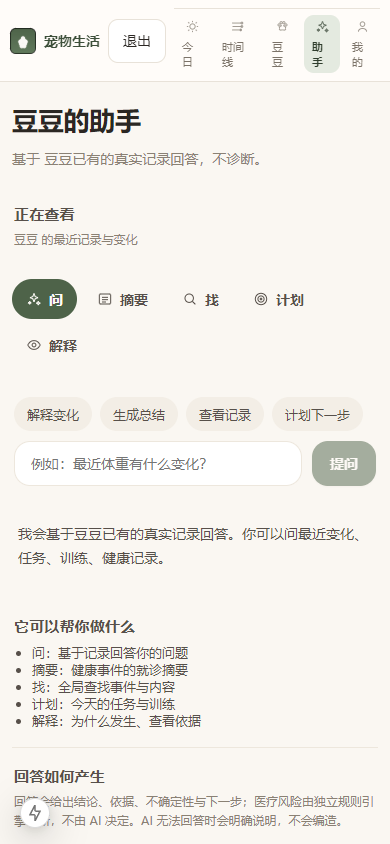
#> input picture artifacts/blind-ui/web/assistant/screenshot.png, 390 x 844 px, found by its file name
$ python contact_sheets_r4_2.py
#> lines starting #> are read from the running program, lines starting #| are printed output that depends on the picture
"""contact_sheets_r4_2 — build R4.2 human-review contact sheets (PIL montage).

Deterministic image composition only; the agent never judges these images.

Integrity rules (R4.2 Phase J):
  - REQUIRED images must exist: a missing required source raises FileNotFoundError
    (the script FAILS — no silent grey placeholder ever).
  - OPTIONAL images may be absent but render as a labelled
    "MISSING OPTIONAL EVIDENCE" tile (never a plain grey box).
  - Display labels come from CLI --labels key=value pairs (never hard-coded
    owner content in this source).
  - Android sheets are REQUIRED sources: run with the default flow to generate
    everything; if the Android R4.2 runtime captures were not produced (e.g.
    emulator EXTERNAL_BLOCKED), the Android sheets FAIL loudly instead of being
    fabricated. The web sheets and turntables still render from real web
    RUNTIME camera-preset captures (capture-web-turntable.mjs).

Outputs (artifacts/r2p3d-r4-2/contact-sheets/):
  PLI_R4_2_WEB_HEROES.png
  PLI_R4_2_ANDROID_HEROES.png            (requires valid android captures)
  PLI_R4_1_VS_R4_2_WEB_HEROES.png
  PLI_R4_1_VS_R4_2_ANDROID_HEROES.png    (requires valid android captures)
  PLI_R3_VS_R4_VS_R4_1_VS_R4_2_{today,pet,lifeview,twinreview}.png
  TWIN_TURNTABLE_DOU_DOU_R4_2.png        (5 angles, web runtime camera presets)
  TWIN_TURNTABLE_MIMI_R4_2.png           (5 angles, web runtime camera presets)
  manifest.json                          (sources: path + sha256 + dimensions)

Usage:
  .venv\\Scripts\\python.exe scripts/r2p3d-r4-2/contact_sheets_r4_2.py \\
      --labels doudou=DOG-DEMO mimi=CAT-DEMO
"""
from __future__ import annotations

import argparse
import hashlib
import json
import sys
from datetime import datetime, timezone
from pathlib import Path

from PIL import Image, ImageDraw

ROOT = Path(__file__).resolve().parents[2]
R3 = ROOT / "artifacts/r2p3d-r3/web"
R4 = ROOT / "artifacts/r2p3d-r4/web"
R41_WEB = ROOT / "artifacts/r2p3d-r4-1/web"
R41_AND = ROOT / "artifacts/r2p3d-r4-1/android"
R42_WEB = ROOT / "artifacts/r2p3d-r4-2/web"
R42_AND = ROOT / "artifacts/r2p3d-r4-2/android"
TT = ROOT / "artifacts/r2p3d-r4-2/web/turntable"
OUT = ROOT / "artifacts/r2p3d-r4-2/contact-sheets"

THUMB = (270, 585)
LABEL_H = 26
WARN = (150, 120, 90)


def _label(draw: ImageDraw.ImageDraw, x: int, y: int, w: int, text: str) -> None:
    draw.rectangle([x, y, x + w, y + LABEL_H], fill=(255, 255, 255))
    draw.text((x + 8, y + 5), text, fill=(40, 38, 34))


def _tile(label: str, path: Path, required: bool) -> Image.Image:
    """Load one tile; REQUIRED missing -> raise; OPTIONAL missing -> labelled tile."""
    if not path.exists():
        if required:
            raise FileNotFoundError(f"REQUIRED evidence missing: {path}")
        img = Image.new("RGB", THUMB, WARN)
        d = ImageDraw.Draw(img)
        d.text((12, THUMB[1] // 2 - 8), "MISSING OPTIONAL EVIDENCE", fill=(255, 255, 255))
        d.text((12, THUMB[1] // 2 + 10), str(path.name), fill=(255, 255, 255))
        return img
    img = Image.open(path).convert("RGB").resize(THUMB, Image.LANCZOS)
    return img


def _sheet(title: str, items: list[tuple[str, Path, bool]], dest: Path, cols: int = 4) -> dict:
    rows = (len(items) + cols - 1) // cols
    w = cols * THUMB[0]
    h = rows * (THUMB[1] + LABEL_H) + 48
    canvas = Image.new("RGB", (w, h), (242, 240, 235))
    draw = ImageDraw.Draw(canvas)
    draw.text((12, 10), title, fill=(40, 38, 34))
    for i, (name, path, required) in enumerate(items):
        col, row = i % cols, i // cols
        x = col * THUMB[0]
        y = 48 + row * (THUMB[1] + LABEL_H)
        canvas.paste(_tile(name, path, required), (x, y))
        _label(draw, x, y + THUMB[1], THUMB[0], name)
    OUT.mkdir(parents=True, exist_ok=True)
    canvas.save(dest)
    sources = [{"label": n, "path": str(p), "required": r} for n, p, r in items]
    print(f"wrote {dest.name} ({canvas.size[0]}x{canvas.size[1]})")
    return {"sheet": dest.name, "sources": sources}


def _two_column(tag_a: str, base_a: Path, tag_b: str, base_b: Path, hero: list[str], dest: Path, file_names: bool) -> dict:
    """Two-column comparison (A | B) per hero row."""
    rows = len(hero)
    w = 2 * THUMB[0]
    h = rows * (THUMB[1] + LABEL_H) + 48
    canvas = Image.new("RGB", (w, h), (242, 240, 235))
    draw = ImageDraw.Draw(canvas)
    srcs: list[dict] = []
    for i, hname in enumerate(hero):
        y = 48 + i * (THUMB[1] + LABEL_H)
        for col, (tag, base) in enumerate(((tag_a, base_a), (tag_b, base_b))):
            p = base / hname / (f"{hname}.png" if file_names else "screenshot.png")
            canvas.paste(_tile(f"{tag} {hname}", p, True), (col * THUMB[0], y))
            _label(draw, col * THUMB[0], y + THUMB[1], THUMB[0], f"{tag} {hname}")
            srcs.append({"label": f"{tag} {hname}", "path": str(p), "required": True})
    OUT.mkdir(parents=True, exist_ok=True)
    canvas.save(dest)
    print(f"wrote {dest.name}")
    return {"sheet": dest.name, "sources": srcs}


def _sha256(path: Path) -> str:
    return hashlib.sha256(path.read_bytes()).hexdigest()


def _manifest_entry(sheet: str, sources: list[dict]) -> dict:
    out: dict = {"sheet": sheet, "timestamp": datetime.now(timezone.utc).isoformat(), "sources": []}
    for s in sources:
        p = Path(s["path"])
        if p.exists():
            with Image.open(p) as im:
                dims = {"width": im.width, "height": im.height}
            out["sources"].append(
                {"label": s["label"], "path": str(p), "sha256": _sha256(p), "dimensions": dims, "required": s["required"]}
            )
        else:
            out["sources"].append(
                {"label": s["label"], "path": str(p), "sha256": None, "dimensions": None, "required": s["required"], "status": "missing"}
            )
    return out


def main() -> int:
    ap = argparse.ArgumentParser()
    ap.add_argument("--labels", nargs="*", default=[], help="key=value display labels (never hard-coded here)")
    ap.add_argument("--skip-android", action="store_true", help="do not require Android captures (mark EXTERNAL_BLOCKED)")
    args = ap.parse_args()
    labels = {k: v for k, v in (kv.split("=", 1) for kv in args.labels if "=" in kv)}
    dog = labels.get("doudou", "dog-demo")
    cat = labels.get("mimi", "cat-demo")
    hero = ["today", "pet", "lifeview", "twinreview"]

    entries: list[dict] = []

    # --- R4.2 web heroes (required) ---
    web_heroes = [(h, R42_WEB / h / "screenshot.png", True) for h in hero]
    entries.append(_sheet(f"PLI R4.2 — Web Heroes ({dog}, HIGH_FIDELITY_SKINNED)", web_heroes, OUT / "PLI_R4_2_WEB_HEROES.png"))
#> in _sheet, `canvas = Image.new("RGB", (w, h), (242, 240, 235))`:
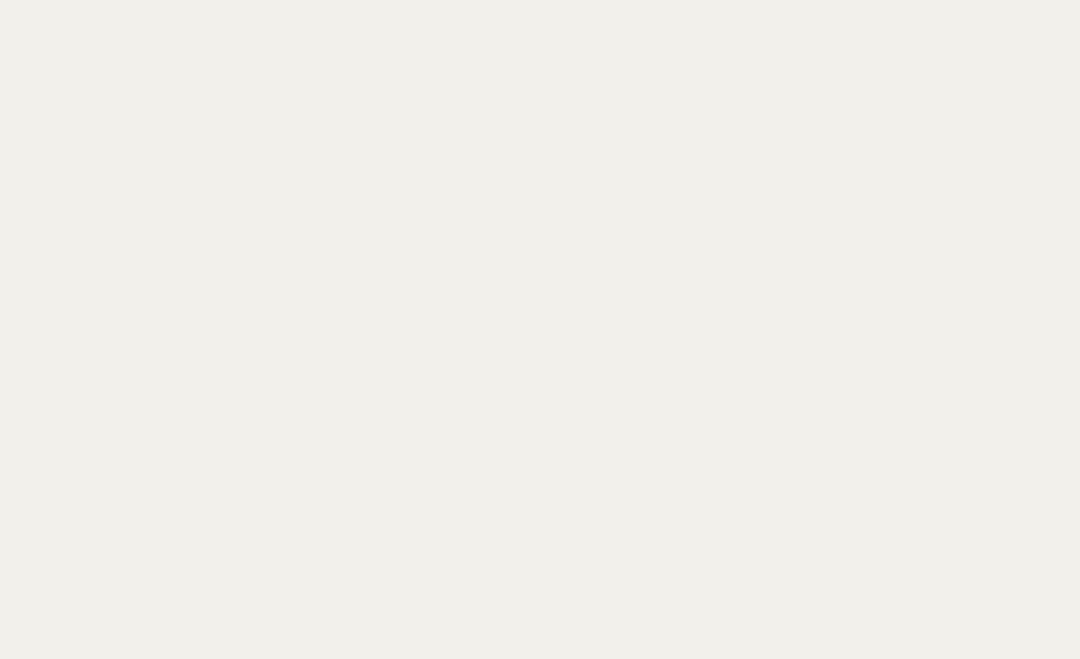
#> canvas: PIL image 1080x659 RGB; mean R, G, B 242, 240, 235
#> in _tile, `img = Image.open(path).convert("RGB").resize(THUMB, Image.LANCZOS)`:
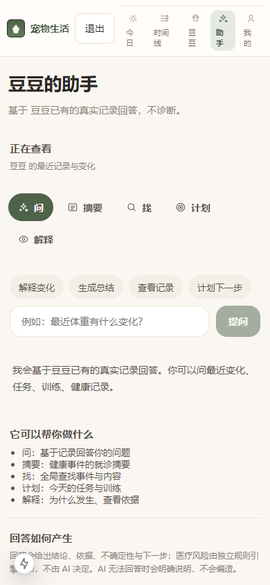
#> img: PIL image 270x585 RGB; mean R, G, B 240.8, 238.2, 233.2
#> in _sheet, `canvas.paste(_tile(name, path, required), (x, y))`:
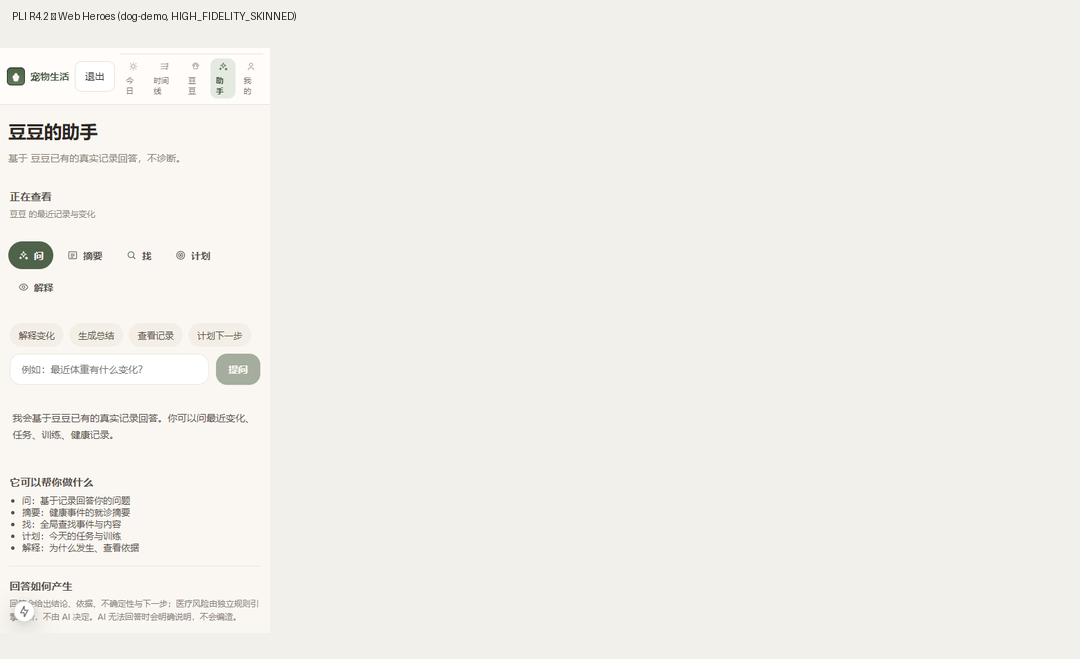
#> canvas: PIL image 1080x659 RGB; mean R, G, B 241.6, 239.4, 234.4
#> in _sheet, `canvas.save(dest)`:
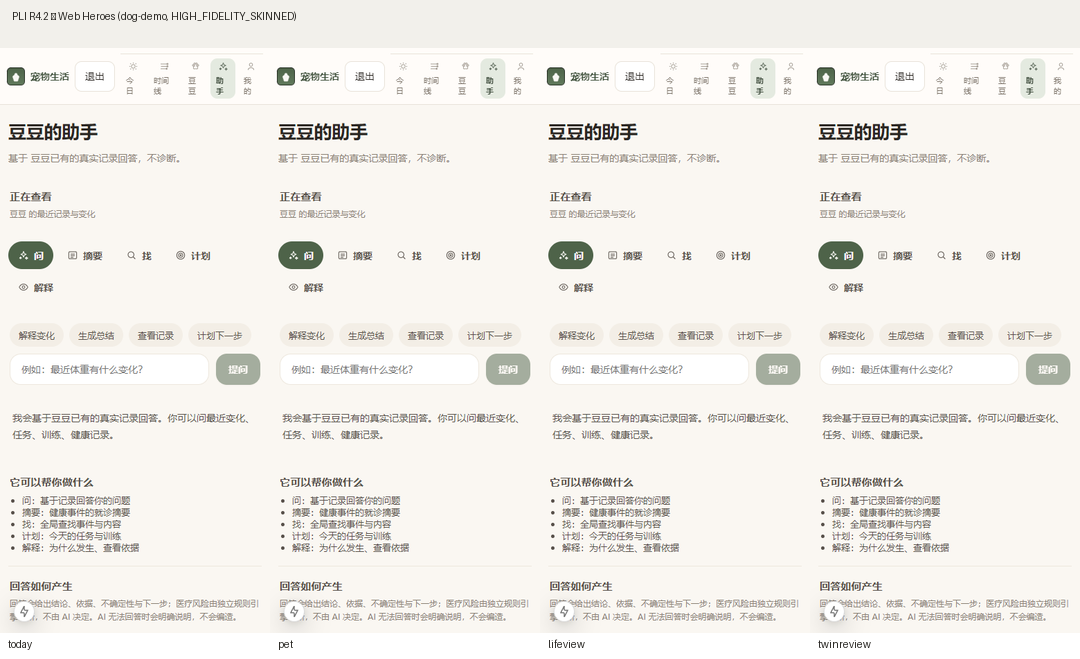
#> saved as PLI_R4_2_WEB_HEROES.png: PIL image 1080x659 RGB; mean R, G, B 241.2, 238.7, 233.9
#| wrote PLI_R4_2_WEB_HEROES.png (1080x659)

    # --- R4.2 android heroes (required) — FAILS loudly when captures absent ---
    if not args.skip_android:
        android_items = [(h, R42_AND / h / f"{h}.png", True) for h in hero]
        android_items += [
            (f"{dog} front", R42_AND / "twinreview/twin_front.png", True),
            (f"{dog} side", R42_AND / "twinreview/twin_side.png", True),
            (f"{dog} back", R42_AND / "twinreview/twin_back.png", True),
            (f"{cat} today", R42_AND / "mimi-sanity/mimi_today.png", True),
        ]
        entries.append(_sheet("PLI R4.2 — Android Heroes (API36 AVD)", android_items, OUT / "PLI_R4_2_ANDROID_HEROES.png", cols=4))
#> call 2 of _sheet, with title = 'PLI R4.2 — Android Heroes (API36 AVD)', cols = 4
#> in _sheet (call 2), `canvas = Image.new("RGB", (w, h), (242, 240, 235))`:
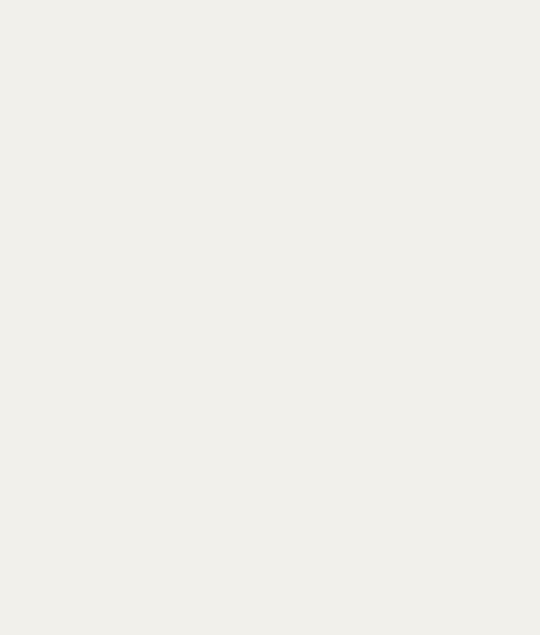
#> canvas: PIL image 1080x1270 RGB (shown at 1/2 size); mean R, G, B 242, 240, 235

    # --- R4.1 vs R4.2 (web) ---
    entries.append(_two_column("R4.1", R41_WEB, "R4.2", R42_WEB, hero, OUT / "PLI_R4_1_VS_R4_2_WEB_HEROES.png", file_names=False))

    # --- R4.1 vs R4.2 (android) ---
    if not args.skip_android:
        entries.append(_two_column("R4.1", R41_AND, "R4.2", R42_AND, hero, OUT / "PLI_R4_1_VS_R4_2_ANDROID_HEROES.png", file_names=True))

    # --- R3 | R4 | R4.1 | R4.2 (web) per hero ---
    for hname in hero:
        w = 4 * THUMB[0]
        h = THUMB[1] + LABEL_H + 48
        canvas = Image.new("RGB", (w, h), (242, 240, 235))
        draw = ImageDraw.Draw(canvas)
        draw.text((12, 10), f"PLI R3 vs R4 vs R4.1 vs R4.2 — {hname}", fill=(40, 38, 34))
        srcs: list[dict] = []
        for col, (tag, base) in enumerate((("R3", R3), ("R4", R4), ("R4.1", R41_WEB), ("R4.2", R42_WEB))):
            p = base / hname / "screenshot.png"
            canvas.paste(_tile(f"{tag} {hname}", p, True), (col * THUMB[0], 48))
            _label(draw, col * THUMB[0], 48 + THUMB[1], THUMB[0], f"{tag} {hname}")
            srcs.append({"label": f"{tag} {hname}", "path": str(p), "required": True})
        dest = OUT / f"PLI_R3_VS_R4_VS_R4_1_VS_R4_2_{hname}.png"
        canvas.save(dest)
        entries.append({"sheet": dest.name, "sources": srcs})
        print(f"wrote {dest.name}")

    # --- turntables (web RUNTIME camera presets — real yaw moves) ---
    doudou_angles = [
        (f"{dog} front (web runtime)", TT / "doudou/front.png", True),
        (f"{dog} front-left (web runtime)", TT / "doudou/front-left.png", True),
        (f"{dog} side (web runtime)", TT / "doudou/side.png", True),
        (f"{dog} rear (web runtime)", TT / "doudou/rear.png", True),
        (f"{dog} front-right (web runtime)", TT / "doudou/front-right.png", True),
    ]
    entries.append(_sheet(f"TWIN TURNTABLE — {dog} (R4.2 runtime)", doudou_angles, OUT / "TWIN_TURNTABLE_DOU_DOU_R4_2.png", cols=5))

    mimi_angles = [
        (f"{cat} front (web runtime)", TT / "mimi/front.png", True),
        (f"{cat} front-left (web runtime)", TT / "mimi/front-left.png", True),
        (f"{cat} side (web runtime)", TT / "mimi/side.png", True),
        (f"{cat} rear (web runtime)", TT / "mimi/rear.png", True),
        (f"{cat} front-right (web runtime)", TT / "mimi/front-right.png", True),
    ]
    entries.append(_sheet(f"TWIN TURNTABLE — {cat} (R4.2 runtime)", mimi_angles, OUT / "TWIN_TURNTABLE_MIMI_R4_2.png", cols=5))

    manifest = {
        "generated_at": datetime.now(timezone.utc).isoformat(),
        "android_captures": "SKIPPED_BLOCKED" if args.skip_android else "REQUIRED",
        "sheets": [_manifest_entry(e["sheet"], e["sources"]) for e in entries],
    }
    (OUT / "manifest.json").write_text(json.dumps(manifest, indent=2, ensure_ascii=False), encoding="utf-8")
    print("manifest.json written")
    return 0


if __name__ == "__main__":
#> (the run stopped early here; a loop or call above may not have finished)
